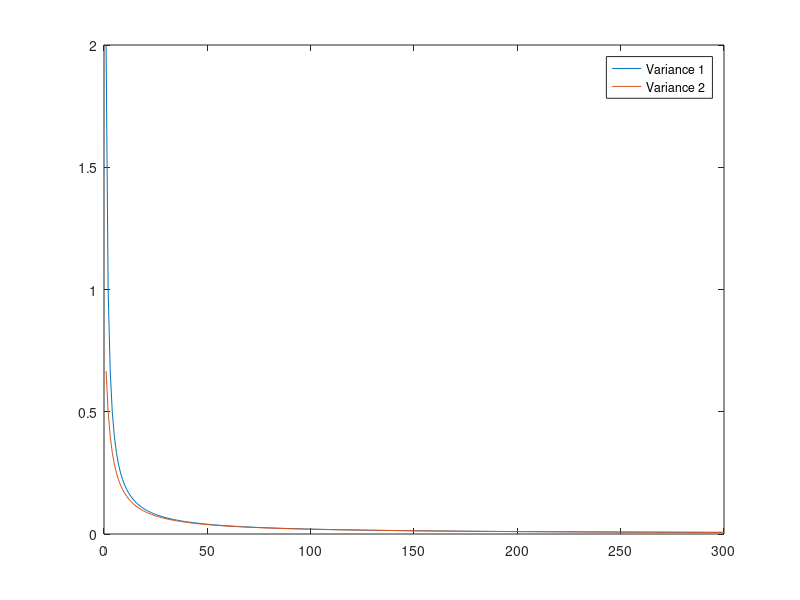

This figure's MATLAB source:
% Stocia paper example for biased estimators Vs UCRLB

clear all; clc ;close all
sigma=1;
N=1:300;
a=2*(sigma^2)./N; %UCRLB
b=2*(sigma^2)./(N+2);  % MSE of biased estimator
plot(N,a,N,b);
% axis([0 300 -.0001 .04]);
legend('Variance 1','Variance 2');
